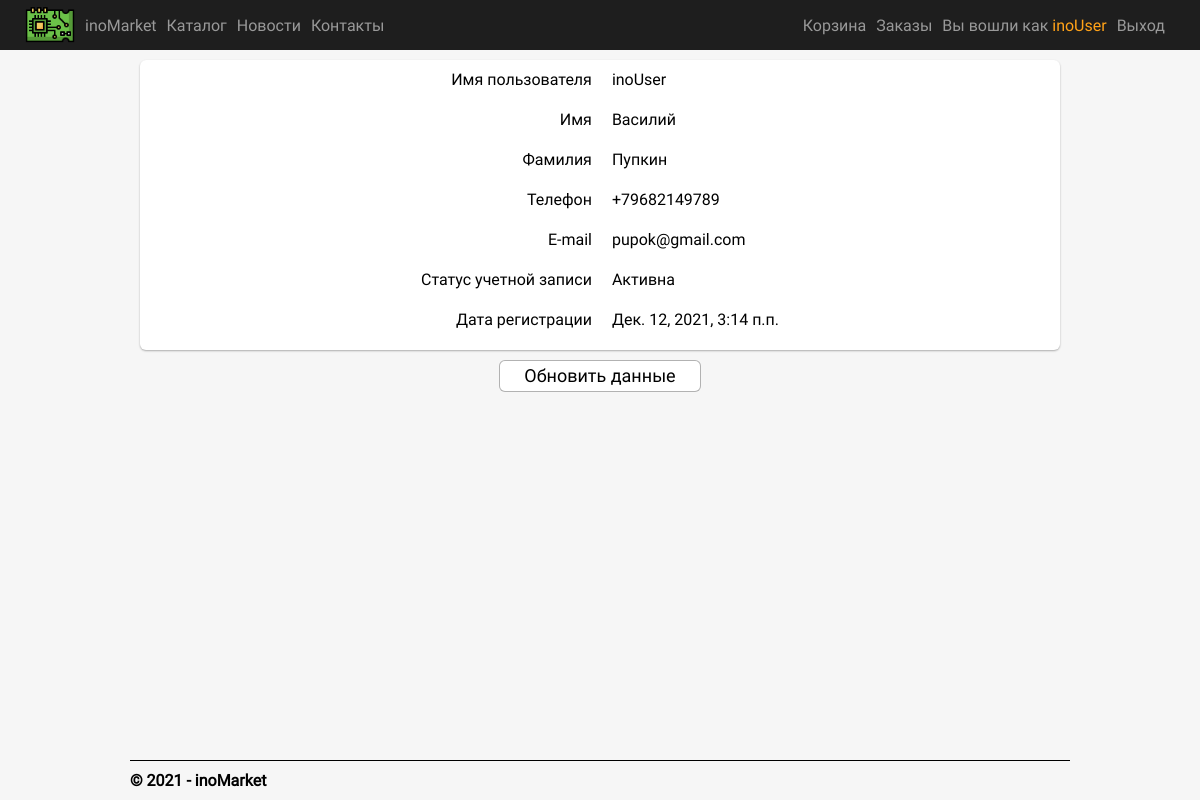
Screenshot of /profile (signed in) with the database file from the repository.
### app/models.py (models this page shows)
class Client(models.Model):
  user = models.ForeignKey(User, on_delete=models.CASCADE)
  username = models.CharField(max_length=150, unique=True)
  first_name = models.CharField(max_length=150)
  last_name = models.CharField(max_length=150)
  email = models.EmailField(max_length=150)
  phone = models.CharField(max_length=150)
  class Meta:
    db_table = "Clients"
    verbose_name = "Клиент"
    verbose_name_plural = "Клиенты"

### app/views.py (the view)
# urls.py: url(r'^profile$', app.views.profile, name='profile'),
def profile(request):
    client = Client.objects.get(username = request.user.username)
    assert isinstance(request, HttpRequest)
    return render(
        request,
        'app/profile.html',
        {
            'client' : client,
            'year':datetime.now().year,
        }
    )

### app/templates/app/profile.html
{% extends "app/layout.html" %} {% block content %}
<div class="user-container">
  <div class="user-info">
    <div class="left">
      <p>Имя пользователя</p>
      <p>Имя</p>
      <p>Фамилия</p>
      <p>Телефон</p>
      <p>E-mail</p>
      <p>Статус учетной записи</p>
      <p>Дата регистрации</p>
    </div>
    <div class="right">
      <p>{{client.username}}</p>
      <p>{{client.first_name}}</p>
      <p>{{client.last_name}}</p>
      <p>{{client.phone}}</p>
      <p>{{client.email}}</p>
      {% if user.is_active %}
      <p>Активна</p>
      {% else %}
      <p>Неактивная</p>
      {% endif %}
      <p>{{user.date_joined}}</p>
    </div>
  </div>
  <a href="{% url 'edit-profile' %}" class="update-link"><div class="update-btn">Обновить данные</div></a>
</div>
{% endblock %}

### app/templates/app/loginpartial.html (shortened to what this page needs)
{% if user.is_authenticated %}
<form id="logoutForm" action="/logout" method="post" class="navbar-right">
  <div class="username" class="navbar-brand">Вы вошли как {% if not user.is_staff %}<a class="profile-link" href="{% url 'profile' %}">{{ user.username }}</a>{% else %}{{user.username}}{% endif %}</div>
  <div><a class="login-button login-link" href="javascript:document.getElementById('logoutForm').submit()">Выход</a></div>
</form>
{% else %}
<div class="">
  <a class="header-link login-link" href="{% url 'login' %}">Войти</a>
</div>
{% endif %}

### app/static/app/content/style.css (style rules this page uses)
body .header, body .header .header-link-container, body .header .header-link-container #logoutForm, body .header .header-link-container .header-link, body .product-container .product-top-section, body .cart-container .cart-info .cart-details, body .cart-container .cart-info .cart-details .left-and-center, body .client-orders-container .order-container .order-details, body .manager-orders-container .order-container .order-info .order-details, body .manager-orders-container .order-container .order-info .order-details .left-and-center, body .news-container .news-post-container, body .user-container .user-info, body .user-container form .user-data { display: flex; flex-direction: row; flex-wrap: nowrap; align-items: center; }
body, body .catalog-container .product-container .product-right, body .product-container .product-bot-section .product-description-container, body .product-container .product-bot-section .product-comments .add-comment-form div, body .cart-container .cart-info .cart-details .right-part, body .manager-orders-container .order-container .status-buttons, body .contacts-container .address-container address, body .login-container .auth-form-container, body .login-container .auth-form-container .login-form .form-group, body .registration-container .reg-form-container, body .registration-container .reg-form-container form div, body .post-container .npc .img-container, body .home-container .hcc, body .add-product-container { display: flex; flex-direction: column; flex-wrap: nowrap; align-items: center; }
body .catalog-container .add-product .add-product-link, body .catalog-container .toggle-categories-btn, body .catalog-container .categories .category-link, body .catalog-container .product-container .product-right .buttons .btn-link, body .product-container .product-top-section .product-buy .add-to-catr-link, body .product-container .product-bot-section .product-comments .add-comment-form div .btn, body .cart-container .cart-info .place-an-order-link, body .cart-container .cart-info .profile-link, body .cart-container .cart-info .cart-details .right-part .add-to-cart-link, body .cart-container .cart-info .cart-details .right-part .remove-from-cart-link, body .manager-orders-container .order-container .status-buttons .status-change-button, body .login-container .auth-form-container .login-form .form-group .login-button, body .registration-container .reg-form-container form div .registration-button, body .user-container .update-link, body .user-container form .profile-submit, body .add-product-container .add-product-form .submit-button { display: block; color: #000000; background-color: #f6f6f6; border: 1px solid rgba(0, 0, 0, 0.3); border-radius: 6px; text-decoration: none; text-align: center; margin: 10px; font-size: 18px; line-height: 30px; width: 200px; }
* { margin: 0; padding: 0; }
html { width: 100%; }
@media screen and (min-width: 960px) { body { width: 100%; } }
body { display: inline-block; font-family: "Roboto"; background-color: #f6f6f6; }
body .header .header-link-container #logoutForm div { color: #999999; white-space: nowrap; }
body .header .header-link-container #logoutForm div a { color: #999999; text-decoration: none; margin: 10px; }
body .header .header-link-container #logoutForm div .profile-link { margin: 0; color: #ffa218; }
body .user-container { min-height: calc(100vh - 110px); margin: 10px 20px; }
body .user-container .user-info { justify-content: center; background-color: #ffffff; border-radius: 6px; box-shadow: rgba(0, 0, 0, 0.3) 0px 1px 2px 0px; }
body .user-container .user-info .left p { min-height: 30px; margin: 10px; text-align: right; }
body .user-container .user-info .right p { min-height: 30px; margin: 10px; }
body .user-container .update-link { background-color: #ffffff; margin: 10px auto; }
body .user-container { min-height: calc(100vh - 110px); }

### rows the page displays
Client: username "inoUser", first_name "Василий", last_name "Пупкин", phone "+79682149789", email "pupok@gmail.com"

### other values shown
{{ user.username }} "inoUser"
{{ user.date_joined }} "Дек. 12, 2021, 3:14 п.п."
